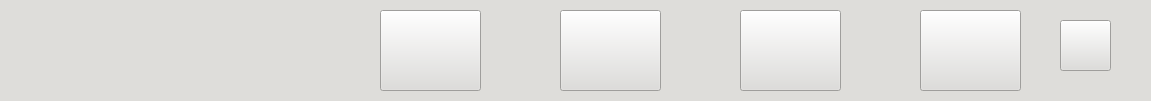
   <widget class="QFrame" name="top_frame">
    <property name="geometry">
     <rect>
      <x>0</x>
      <y>-1</y>
      <width>1151</width>
      <height>101</height>
     </rect>
    </property>
    <property name="palette">
     <palette>
      <active>
       <colorrole role="WindowText">
        <brush brushstyle="SolidPattern">
         <color alpha="255">
          <red>0</red>
          <green>0</green>
          <blue>0</blue>
         </color>
        </brush>
       </colorrole>
       <colorrole role="Button">
        <brush brushstyle="SolidPattern">
         <color alpha="255">
          <red>222</red>
          <green>221</green>
          <blue>218</blue>
         </color>
        </brush>
       </colorrole>
       <colorrole role="Light">
        <brush brushstyle="SolidPattern">
         <color alpha="255">
          <red>255</red>
          <green>255</green>
          <blue>255</blue>
         </color>
        </brush>
       </colorrole>
       <colorrole role="Midlight">
        <brush brushstyle="SolidPattern">
         <color alpha="255">
          <red>250</red>
          <green>250</green>
          <blue>249</blue>
         </color>
        </brush>
       </colorrole>
       <colorrole role="Dark">
        <brush brushstyle="SolidPattern">
         <color alpha="255">
          <red>123</red>
          <green>122</green>
          <blue>122</blue>
         </color>
        </brush>
       </colorrole>
       <colorrole role="Mid">
        <brush brushstyle="SolidPattern">
         <color alpha="255">
          <red>164</red>
          <green>163</green>
          <blue>163</blue>
         </color>
        </brush>
       </colorrole>
       <colorrole role="Text">
        <brush brushstyle="SolidPattern">
         <color alpha="255">
          <red>0</red>
          <green>0</green>
          <blue>0</blue>
         </color>
        </brush>
       </colorrole>
       <colorrole role="BrightText">
        <brush brushstyle="SolidPattern">
         <color alpha="255">
          <red>255</red>
          <green>255</green>
          <blue>255</blue>
         </color>
        </brush>
       </colorrole>
       <colorrole role="ButtonText">
        <brush brushstyle="SolidPattern">
         <color alpha="255">
          <red>0</red>
          <green>0</green>
          <blue>0</blue>
         </color>
        </brush>
       </colorrole>
       <colorrole role="Base">
        <brush brushstyle="SolidPattern">
         <color alpha="255">
          <red>222</red>
          <green>221</green>
          <blue>218</blue>
         </color>
        </brush>
       </colorrole>
       <colorrole role="Window">
        <brush brushstyle="SolidPattern">
         <color alpha="255">
          <red>222</red>
          <green>221</green>
          <blue>218</blue>
         </color>
        </brush>
       </colorrole>
       <colorrole role="Shadow">
        <brush brushstyle="SolidPattern">
         <color alpha="255">
          <red>0</red>
          <green>0</green>
          <blue>0</blue>
         </color>
        </brush>
       </colorrole>
       <colorrole role="AlternateBase">
        <brush brushstyle="SolidPattern">
         <color alpha="255">
          <red>250</red>
          <green>250</green>
          <blue>249</blue>
         </color>
        </brush>
       </colorrole>
       <colorrole role="ToolTipBase">
        <brush brushstyle="SolidPattern">
         <color alpha="255">
          <red>255</red>
          <green>255</green>
          <blue>220</blue>
         </color>
        </brush>
       </colorrole>
       <colorrole role="ToolTipText">
        <brush brushstyle="SolidPattern">
         <color alpha="255">
          <red>0</red>
          <green>0</green>
          <blue>0</blue>
         </color>
        </brush>
       </colorrole>
      </active>
      <inactive>
       <colorrole role="WindowText">
        <brush brushstyle="SolidPattern">
         <color alpha="255">
          <red>0</red>
          <green>0</green>
          <blue>0</blue>
         </color>
        </brush>
       </colorrole>
       <colorrole role="Button">
        <brush brushstyle="SolidPattern">
         <color alpha="255">
          <red>222</red>
          <green>221</green>
          <blue>218</blue>
         </color>
        </brush>
       </colorrole>
       <colorrole role="Light">
        <brush brushstyle="SolidPattern">
         <color alpha="255">
          <red>255</red>
          <green>255</green>
          <blue>255</blue>
         </color>
        </brush>
       </colorrole>
       <colorrole role="Midlight">
        <brush brushstyle="SolidPattern">
         <color alpha="255">
          <red>250</red>
          <green>250</green>
          <blue>249</blue>
         </color>
        </brush>
       </colorrole>
       <colorrole role="Dark">
        <brush brushstyle="SolidPattern">
         <color alpha="255">
          <red>123</red>
          <green>122</green>
          <blue>122</blue>
         </color>
        </brush>
       </colorrole>
       <colorrole role="Mid">
        <brush brushstyle="SolidPattern">
         <color alpha="255">
          <red>164</red>
          <green>163</green>
          <blue>163</blue>
         </color>
        </brush>
       </colorrole>
       <colorrole role="Text">
        <brush brushstyle="SolidPattern">
         <color alpha="255">
          <red>0</red>
          <green>0</green>
          <blue>0</blue>
         </color>
        </brush>
       </colorrole>
       <colorrole role="BrightText">
        <brush brushstyle="SolidPattern">
         <color alpha="255">
          <red>255</red>
          <green>255</green>
          <blue>255</blue>
         </color>
        </brush>
       </colorrole>
       <colorrole role="ButtonText">
        <brush brushstyle="SolidPattern">
         <color alpha="255">
          <red>0</red>
          <green>0</green>
          <blue>0</blue>
         </color>
        </brush>
       </colorrole>
       <colorrole role="Base">
        <brush brushstyle="SolidPattern">
         <color alpha="255">
          <red>222</red>
          <green>221</green>
          <blue>218</blue>
         </color>
        </brush>
       </colorrole>
       <colorrole role="Window">
        <brush brushstyle="SolidPattern">
         <color alpha="255">
          <red>222</red>
          <green>221</green>
          <blue>218</blue>
         </color>
        </brush>
       </colorrole>
       <colorrole role="Shadow">
        <brush brushstyle="SolidPattern">
         <color alpha="255">
          <red>0</red>
          <green>0</green>
          <blue>0</blue>
         </color>
        </brush>
       </colorrole>
       <colorrole role="AlternateBase">
        <brush brushstyle="SolidPattern">
         <color alpha="255">
          <red>250</red>
          <green>250</green>
          <blue>249</blue>
         </color>
        </brush>
       </colorrole>
       <colorrole role="ToolTipBase">
        <brush brushstyle="SolidPattern">
         <color alpha="255">
          <red>255</red>
          <green>255</green>
          <blue>220</blue>
         </color>
        </brush>
       </colorrole>
       <colorrole role="ToolTipText">
        <brush brushstyle="SolidPattern">
         <color alpha="255">
          <red>0</red>
          <green>0</green>
          <blue>0</blue>
         </color>
        </brush>
       </colorrole>
      </inactive>
      <disabled>
       <colorrole role="WindowText">
        <brush brushstyle="SolidPattern">
         <color alpha="255">
          <red>123</red>
          <green>122</green>
          <blue>122</blue>
         </color>
        </brush>
       </colorrole>
       <colorrole role="Button">
        <brush brushstyle="SolidPattern">
         <color alpha="255">
          <red>222</red>
          <green>221</green>
          <blue>218</blue>
         </color>
        </brush>
       </colorrole>
       <colorrole role="Light">
        <brush brushstyle="SolidPattern">
         <color alpha="255">
          <red>255</red>
          <green>255</green>
          <blue>255</blue>
         </color>
        </brush>
       </colorrole>
       <colorrole role="Midlight">
        <brush brushstyle="SolidPattern">
         <color alpha="255">
          <red>250</red>
          <green>250</green>
          <blue>249</blue>
         </color>
        </brush>
       </colorrole>
       <colorrole role="Dark">
        <brush brushstyle="SolidPattern">
         <color alpha="255">
          <red>123</red>
          <green>122</green>
          <blue>122</blue>
         </color>
        </brush>
       </colorrole>
       <colorrole role="Mid">
        <brush brushstyle="SolidPattern">
         <color alpha="255">
          <red>164</red>
          <green>163</green>
          <blue>163</blue>
         </color>
        </brush>
       </colorrole>
       <colorrole role="Text">
        <brush brushstyle="SolidPattern">
         <color alpha="255">
          <red>123</red>
          <green>122</green>
          <blue>122</blue>
         </color>
        </brush>
       </colorrole>
       <colorrole role="BrightText">
        <brush brushstyle="SolidPattern">
         <color alpha="255">
          <red>255</red>
          <green>255</green>
          <blue>255</blue>
         </color>
        </brush>
       </colorrole>
       <colorrole role="ButtonText">
        <brush brushstyle="SolidPattern">
         <color alpha="255">
          <red>123</red>
          <green>122</green>
          <blue>122</blue>
         </color>
        </brush>
       </colorrole>
       <colorrole role="Base">
        <brush brushstyle="SolidPattern">
         <color alpha="255">
          <red>222</red>
          <green>221</green>
          <blue>218</blue>
         </color>
        </brush>
       </colorrole>
       <colorrole role="Window">
        <brush brushstyle="SolidPattern">
         <color alpha="255">
          <red>222</red>
          <green>221</green>
          <blue>218</blue>
         </color>
        </brush>
       </colorrole>
       <colorrole role="Shadow">
        <brush brushstyle="SolidPattern">
         <color alpha="255">
          <red>0</red>
          <green>0</green>
          <blue>0</blue>
         </color>
        </brush>
       </colorrole>
       <colorrole role="AlternateBase">
        <brush brushstyle="SolidPattern">
         <color alpha="255">
          <red>246</red>
          <green>245</green>
          <blue>244</blue>
         </color>
        </brush>
       </colorrole>
       <colorrole role="ToolTipBase">
        <brush brushstyle="SolidPattern">
         <color alpha="255">
          <red>255</red>
          <green>255</green>
          <blue>220</blue>
         </color>
        </brush>
       </colorrole>
       <colorrole role="ToolTipText">
        <brush brushstyle="SolidPattern">
         <color alpha="255">
          <red>0</red>
          <green>0</green>
          <blue>0</blue>
         </color>
        </brush>
       </colorrole>
      </disabled>
     </palette>
    </property>
    <property name="styleSheet">
     <string notr="true">background-color: rgb(222, 221, 218);</string>
    </property>
    <property name="frameShape">
     <enum>QFrame::NoFrame</enum>
    </property>
    <property name="frameShadow">
     <enum>QFrame::Sunken</enum>
    </property>
    <widget class="QPushButton" name="helpButton">
     <property name="geometry">
      <rect>
       <x>920</x>
       <y>10</y>
       <width>101</width>
       <height>81</height>
      </rect>
     </property>
     <property name="toolTip">
      <string>How to use the application</string>
     </property>
     <property name="text">
      <string/>
     </property>
     <property name="icon">
      <iconset resource="../../img/resources.qrc">
       <normaloff>:/other/help.svg</normaloff>:/other/help.svg</iconset>
     </property>
     <property name="iconSize">
      <size>
       <width>80</width>
       <height>80</height>
      </size>
     </property>
     <property name="default">
      <bool>false</bool>
     </property>
     <property name="flat">
      <bool>false</bool>
     </property>
    </widget>
    <widget class="QPushButton" name="climaticDataButton">
     <property name="geometry">
      <rect>
       <x>740</x>
       <y>10</y>
       <width>101</width>
       <height>81</height>
      </rect>
     </property>
     <property name="font">
      <font>
       <kerning>true</kerning>
      </font>
     </property>
     <property name="toolTip">
      <string>Climatic Data</string>
     </property>
     <property name="text">
      <string/>
     </property>
     <property name="icon">
      <iconset resource="../../img/resources.qrc">
       <normaloff>:/inactive/climatic.svg</normaloff>:/inactive/climatic.svg</iconset>
     </property>
     <property name="iconSize">
      <size>
       <width>75</width>
       <height>75</height>
      </size>
     </property>
     <property name="checkable">
      <bool>false</bool>
     </property>
     <property name="flat">
      <bool>false</bool>
     </property>
    </widget>
    <widget class="QLabel" name="appLogo">
     <property name="geometry">
      <rect>
       <x>10</x>
       <y>10</y>
       <width>271</width>
       <height>81</height>
      </rect>
     </property>
     <property name="text">
      <string/>
     </property>
     <property name="pixmap">
      <pixmap>../../img/other/Logo_decoupe.png</pixmap>
     </property>
     <property name="scaledContents">
      <bool>true</bool>
     </property>
     <property name="alignment">
      <set>Qt::AlignCenter</set>
     </property>
    </widget>
    <widget class="QPushButton" name="geneticDataButton">
     <property name="enabled">
      <bool>true</bool>
     </property>
     <property name="geometry">
      <rect>
       <x>560</x>
       <y>10</y>
       <width>101</width>
       <height>81</height>
      </rect>
     </property>
     <property name="font">
      <font>
       <kerning>true</kerning>
      </font>
     </property>
     <property name="toolTip">
      <string>Genetic Data</string>
     </property>
     <property name="text">
      <string/>
     </property>
     <property name="icon">
      <iconset resource="../../img/resources.qrc">
       <normaloff>:/inactive/genetic.svg</normaloff>:/inactive/genetic.svg</iconset>
     </property>
     <property name="iconSize">
      <size>
       <width>75</width>
       <height>75</height>
      </size>
     </property>
     <property name="shortcut">
      <string>Down</string>
     </property>
     <property name="checkable">
      <bool>false</bool>
     </property>
     <property name="flat">
      <bool>false</bool>
     </property>
    </widget>
    <widget class="QPushButton" name="darkModeButton">
     <property name="geometry">
      <rect>
       <x>1060</x>
       <y>20</y>
       <width>51</width>
       <height>51</height>
      </rect>
     </property>
     <property name="styleSheet">
      <string notr="true">QPushButton {
                            color: white; /* White text */
                            border: none;
                            border-radius: 5px; /* Rounded corners */
                            padding: 10px 20px; /* Button padding */
                            font-weight: bold; /* Slightly bold text */
                            transition: background-color 0.3s ease border-color 0.3s ease;
                            box-shadow 0.3s ease, transform 0.3s ease; /* Transitions for smooth effects */
                            }

                            QPushButton:hover {
                            background-color: #444; /* Slightly lighter on hover */
                            border-color: #777; /* Even lighter border on hover */
                            box-shadow: 0 0 10px 2px rgba(255, 255, 255, 0.3); /* Subtle glow effect */
                            transform: scale(1.05); /* Slightly increase size on hover */
                            }

                            /* Optional: Color Pulsing Animation */
                            @keyframes pulse {

                            0% { background-color: #444; }

                            100% { background-color: #555; }
                            }

                            QPushButton:hover {
                            /* ... other hover styles ... */
                            animation: pulse 1.5s infinite alternate; /* Adjust speed and behavior if needed */
                            }
                        </string>
     </property>
     <property name="text">
      <string/>
     </property>
     <property name="icon">
      <iconset resource="../../img/resources.qrc">
       <normaloff>:/other/dark.png</normaloff>:/other/dark.png</iconset>
     </property>
     <property name="iconSize">
      <size>
       <width>40</width>
       <height>40</height>
      </size>
     </property>
    </widget>
    <widget class="QPushButton" name="homeButton">
     <property name="geometry">
      <rect>
       <x>380</x>
       <y>10</y>
       <width>101</width>
       <height>81</height>
      </rect>
     </property>
     <property name="font">
      <font>
       <kerning>true</kerning>
      </font>
     </property>
     <property name="toolTip">
      <string>Genetic Data</string>
     </property>
     <property name="text">
      <string/>
     </property>
     <property name="icon">
      <iconset>
       <normaloff>../../img/other/home.svg</normaloff>../../img/other/home.svg</iconset>
     </property>
     <property name="iconSize">
      <size>
       <width>70</width>
       <height>70</height>
      </size>
     </property>
     <property name="shortcut">
      <string>Down</string>
     </property>
     <property name="checkable">
      <bool>false</bool>
     </property>
     <property name="flat">
      <bool>false</bool>
     </property>
    </widget>
   </widget>
